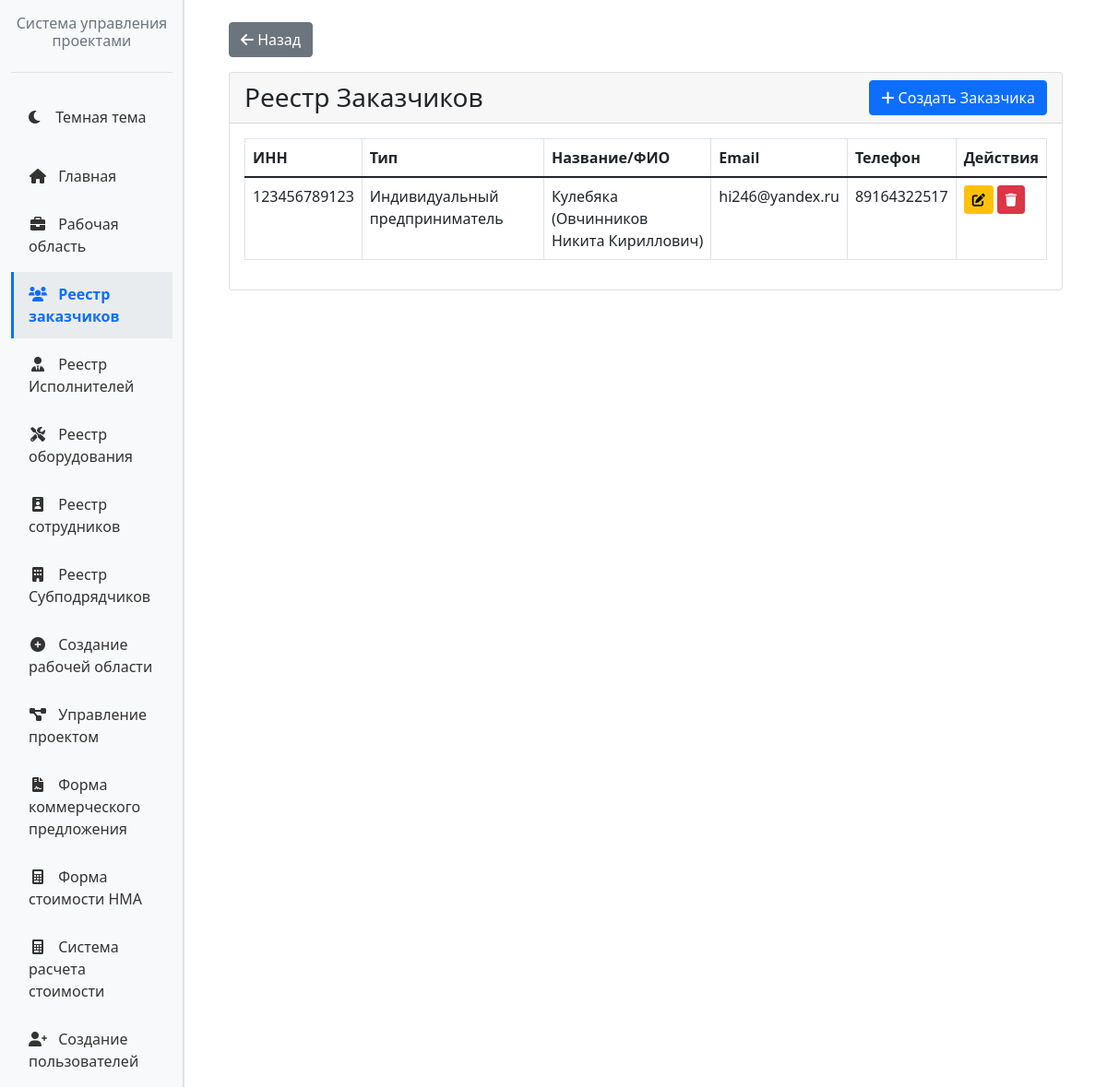
/customers/, run on an earlier commit of the app's database.
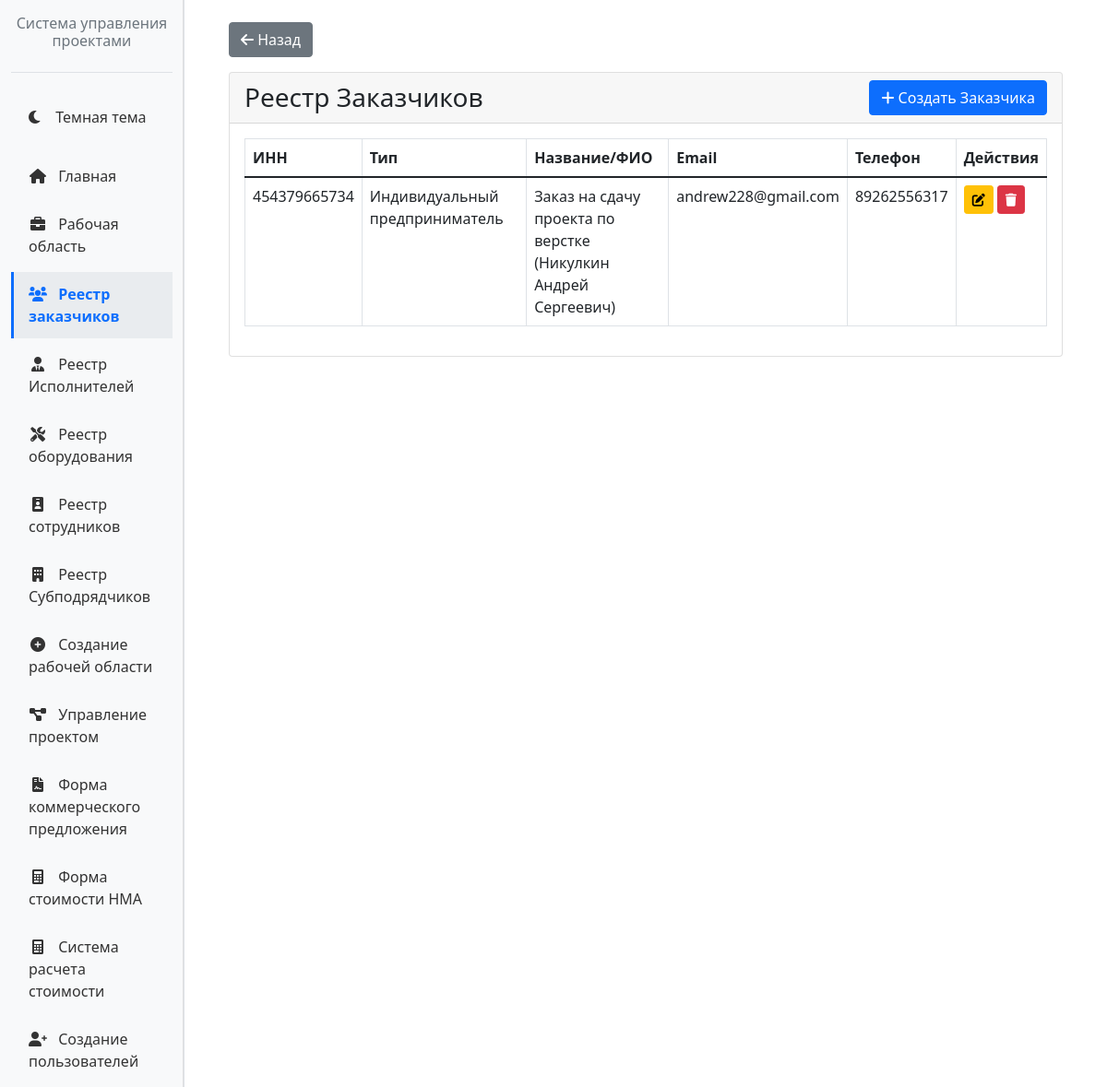
And on a later commit of the database.
### customers/models.py (models this page shows, shortened)
class Customer(models.Model):
    CUSTOMER_TYPES = (
        ('individual', 'Физическое лицо'),
        ('entrepreneur', 'Индивидуальный предприниматель'),
        ('legal', 'Юридическое лицо'),
    )
    inn = models.CharField('ИНН', max_length=12, unique=True)
    customer_type = models.CharField(
        'Тип Заказчика',
        max_length=20,
        choices=CUSTOMER_TYPES
    )
    name = models.CharField(
        'Название',
        max_length=255,
        blank=True,
        null=True
    )
    full_name = models.CharField('ФИО', max_length=255)
    email = models.EmailField('Контактный e-mail')
    phone = models.CharField('Контактный номер телефона', max_length=20)
    created_at = models.DateTimeField('Дата создания', auto_now_add=True)
    updated_at = models.DateTimeField('Дата обновления', auto_now=True)
    class Meta:
        verbose_name = 'Заказчик'
        verbose_name_plural = 'Заказчики'
        ordering = ['-created_at']

### customers/views.py (the view)
# urls.py: path('', views.CustomerListView.as_view(), name='customer_list'),
class CustomerListView(ListView):
    model = Customer
    template_name = 'customers/customer_list.html'
    context_object_name = 'customers'
    paginate_by = 10

### customers/templates/customers/customer_list.html (shortened to what this page needs)
{% extends 'base_with_sidebar.html' %}
{% block main_content %}
<div class="container-fluid">
    <div class="row mb-3">
        <div class="col-12">
            <a href="http://127.0.0.1:8000/home/" class="btn btn-secondary">
                <i class="fas fa-arrow-left"></i> Назад
            </a>
        </div>
    </div>
    <div class="row">
        <div class="col-12">
            <div class="card">
                <div class="card-header">
                    <div class="d-flex justify-content-between align-items-center">
                        <h3 class="card-title mb-0">Реестр Заказчиков</h3>
                        <div>
                            <a href="{% url 'customers:customer_create' %}" class="btn btn-primary">
                                <i class="fas fa-plus"></i> Создать Заказчика
                            </a>
                        </div>
                    </div>
                </div>
                <div class="card-body">
                    <table class="table table-bordered table-hover">
                        <thead>
                            <tr>
                                <th>ИНН</th>
                                <th>Тип</th>
                                <th>Название/ФИО</th>
                                <th>Email</th>
                                <th>Телефон</th>
                                <th>Действия</th>
                            </tr>
                        </thead>
                        <tbody>
                            {% for customer in customers %}
                            <tr>
                                <td>{{ customer.inn }}</td>
                                <td>{{ customer.get_customer_type_display }}</td>
                                <td>
                                    {% if customer.customer_type == 'individual' %}
                                        {{ customer.full_name }}
                                    {% else %}
                                        {{ customer.name }} ({{ customer.full_name }})
                                    {% endif %}
                                </td>
                                <td>{{ customer.email }}</td>
                                <td>{{ customer.phone }}</td>
                                <td>
                                    <a href="{% url 'customers:customer_edit' customer.pk %}"
                                       class="btn btn-sm btn-warning" title="Редактировать">
                                        <i class="fas fa-edit"></i>
                                    </a>
                                    <a href="{% url 'customers:customer_delete' customer.pk %}"
                                       class="btn btn-sm btn-danger" title="Удалить"
                                       onclick="return confirm('Вы уверены, что хотите удалить этого заказчика?')">
                                        <i class="fas fa-trash"></i>
                                    </a>
                                </td>
                            </tr>
                            {% empty %}
                            <tr>
                                <td colspan="6" class="text-center">Нет заказчиков</td>
                            </tr>
                            {% endfor %}
                        </tbody>
                    </table>
                </div>
            </div>
        </div>
    </div>
</div>
{% endblock %}

What changed in the data, as far as the page shows it:
removed Customer: inn "123456789123", customer_type "Индивидуальный предприниматель", name "Кулебяка", full_name "Овчинников Никита Кириллович", email "hi246@yandex.ru", phone "89164322517"
added Customer: inn "454379665734", customer_type "Индивидуальный предприниматель", name "Заказ на сдачу проекта по верстке", full_name "Никулкин Андрей Сергеевич", email "andrew228@gmail.com", phone "89262556317"
